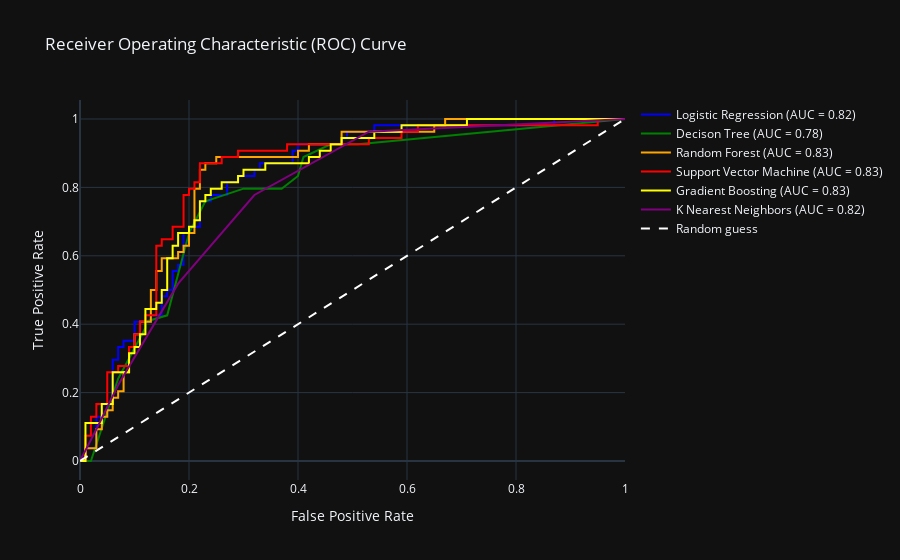

The cell this chart's notebook holds for it:
### Code cell
# Create a trace for the ROC curve
trace = go.Scatter(
    x=x.lr_fpr, 
    y=x.lr_tpr, 
    mode='lines', 
    name=f'Logistic Regression (AUC = {lr_auc:.2f})',
    line=dict(color='blue')
)

trace2 = go.Scatter(
    x=x.tree_fpr, 
    y=x.tree_tpr, 
    mode='lines', 
    name=f'Decison Tree (AUC = {tree_auc:.2f})',
    line=dict(color='green')
)

trace3 = go.Scatter(
    x=x.rf_fpr, 
    y=x.rf_tpr, 
    mode='lines', 
    name=f'Random Forest (AUC = {rf_auc:.2f})',
    line=dict(color='orange')
)

trace4 = go.Scatter(
    x=x.svc_fpr, 
    y=x.svc_tpr, 
    mode='lines', 
    name=f'Support Vector Machine (AUC = {svc_auc:.2f})',
    line=dict(color='red')
)

trace5 = go.Scatter(
    x=x.gbc_fpr, 
    y=x.gbc_tpr, 
    mode='lines', 
    name=f'Gradient Boosting (AUC = {gbc_auc:.2f})',
    line=dict(color='yellow')
)

trace6 = go.Scatter(
    x=x.knn_fpr, 
    y=x.knn_tpr, 
    mode='lines', 
    name=f'K Nearest Neighbors (AUC = {knn_auc:.2f})',
    line=dict(color='purple')
)

# Create a trace for the diagonal line
diagonal_trace = go.Scatter(
    x=[0, 1], 
    y=[0, 1], 
    mode='lines', 
    name='Random guess',
    line=dict(color='white', dash='dash')
)

# Create the figure
fig = go.Figure()

# Add traces to the figure
fig.add_trace(trace)
fig.add_trace(trace2)
fig.add_trace(trace3)
fig.add_trace(trace4)
fig.add_trace(trace5)
fig.add_trace(trace6)
fig.add_trace(diagonal_trace)

# Update the layout
fig.update_layout(
    title='Receiver Operating Characteristic (ROC) Curve',
    xaxis_title='False Positive Rate',
    yaxis_title='True Positive Rate',
    xaxis=dict(constrain='domain'),
    yaxis=dict(constrain='domain'),
    showlegend=True,
    height=300
)

fig.update_layout(template='plotly_dark')

# Show the figure
fig.show()

### Figure 1 — Plotly figure (JSON) as saved in the notebook; plotly's stock layout.template omitted (floating-point values rounded to 4 significant figures)
{"data": [{"line": {"color": "blue"}, "mode": "lines", "name": "Logistic Regression (AUC = 0.82)", "type": "scatter", "x": [0, 0.01, 0.01, 0.03, 0.03, 0.05, 0.05, 0.06, 0.06, 0.07, 0.07, 0.08, 0.08, 0.1, 0.1, 0.13, 0.13, 0.15, 0.15, 0.16, 0.16, 0.17, 0.17, 0.18, 0.18, 0.19, 0.19, 0.2, 0.2, 0.22, 0.22, 0.24, 0.24, 0.27, 0.27, 0.29, 0.29, 0.32, 0.32, 0.33, 0.33, 0.39, 0.39, 0.4, 0.4, 0.48, 0.48, 0.49, 0.49, 0.54, 0.54, 0.87, 0.87, 1, null, null, null, null], "y": [0, 0, 0.03704, 0.03704, 0.1296, 0.1296, 0.1667, 0.1667, 0.2963, 0.2963, 0.3333, 0.3333, 0.3519, 0.3519, 0.4074, 0.4074, 0.4259, 0.4259, 0.4815, 0.4815, 0.5, 0.5, 0.5556, 0.5556, 0.5741, 0.5741, 0.6667, 0.6667, 0.6852, 0.6852, 0.7593, 0.7593, 0.7778, 0.7778, 0.8148, 0.8148, 0.8333, 0.8333, 0.8519, 0.8519, 0.8704, 0.8704, 0.9074, 0.9074, 0.9259, 0.9259, 0.9444, 0.9444, 0.963, 0.963, 0.9815, 0.9815, 1, 1, null, null, null, null]}, {"line": {"color": "green"}, "mode": "lines", "name": "Decison Tree (AUC = 0.78)", "type": "scatter", "x": [0, 0.02, 0.07, 0.12, 0.12, 0.16, 0.2, 0.23, 0.3, 0.37, 0.4, 0.41, 0.46, 0.51, 1, null, null, null, null, null, null, null, null, null, null, null, null, null, null, null, null, null, null, null, null, null, null, null, null, null, null, null, null, null, null, null, null, null, null, null, null, null, null, null, null, null, null, null], "y": [0, 0, 0.2407, 0.3889, 0.4074, 0.4259, 0.6667, 0.7593, 0.7963, 0.7963, 0.8333, 0.8889, 0.9259, 0.9259, 1, null, null, null, null, null, null, null, null, null, null, null, null, null, null, null, null, null, null, null, null, null, null, null, null, null, null, null, null, null, null, null, null, null, null, null, null, null, null, null, null, null, null, null]}, {"line": {"color": "orange"}, "mode": "lines", "name": "Random Forest (AUC = 0.83)", "type": "scatter", "x": [0, 0.01, 0.01, 0.03, 0.03, 0.04, 0.04, 0.05, 0.05, 0.06, 0.06, 0.07, 0.07, 0.08, 0.08, 0.09, 0.09, 0.1, 0.1, 0.11, 0.11, 0.13, 0.13, 0.14, 0.14, 0.15, 0.15, 0.18, 0.18, 0.19, 0.19, 0.2, 0.2, 0.21, 0.21, 0.22, 0.22, 0.23, 0.23, 0.25, 0.25, 0.4, 0.4, 0.42, 0.42, 0.48, 0.48, 0.65, 0.65, 0.67, 0.67, 1, null, null, null, null, null, null], "y": [0, 0, 0.03704, 0.03704, 0.09259, 0.09259, 0.1296, 0.1296, 0.1481, 0.1481, 0.1852, 0.1852, 0.2037, 0.2037, 0.2593, 0.2593, 0.3333, 0.3333, 0.3704, 0.3704, 0.4074, 0.4074, 0.5, 0.5, 0.5556, 0.5556, 0.5926, 0.5926, 0.6111, 0.6111, 0.6296, 0.6296, 0.6667, 0.6667, 0.7963, 0.7963, 0.8519, 0.8519, 0.8704, 0.8704, 0.8889, 0.8889, 0.9074, 0.9074, 0.9259, 0.9259, 0.963, 0.963, 0.9815, 0.9815, 1, 1, null, null, null, null, null, null]}, {"line": {"color": "red"}, "mode": "lines", "name": "Support Vector Machine (AUC = 0.83)", "type": "scatter", "x": [0, 0.01, 0.01, 0.02, 0.02, 0.03, 0.03, 0.05, 0.05, 0.07, 0.07, 0.09, 0.09, 0.1, 0.1, 0.11, 0.11, 0.12, 0.12, 0.14, 0.14, 0.15, 0.15, 0.17, 0.17, 0.19, 0.19, 0.2, 0.2, 0.21, 0.21, 0.22, 0.22, 0.26, 0.26, 0.29, 0.29, 0.38, 0.38, 0.53, 0.53, 0.59, 0.59, 0.62, 0.62, 0.95, 0.95, 1, null, null, null, null, null, null, null, null, null, null], "y": [0, 0, 0.07407, 0.07407, 0.1296, 0.1296, 0.1667, 0.1667, 0.2593, 0.2593, 0.2778, 0.2778, 0.3333, 0.3333, 0.3704, 0.3704, 0.4074, 0.4074, 0.4259, 0.4259, 0.6296, 0.6296, 0.6481, 0.6481, 0.6852, 0.6852, 0.7778, 0.7778, 0.7963, 0.7963, 0.8148, 0.8148, 0.8704, 0.8704, 0.8889, 0.8889, 0.9074, 0.9074, 0.9259, 0.9259, 0.9444, 0.9444, 0.963, 0.963, 0.9815, 0.9815, 1, 1, null, null, null, null, null, null, null, null, null, null]}, {"line": {"color": "yellow"}, "mode": "lines", "name": "Gradient Boosting (AUC = 0.83)", "type": "scatter", "x": [0, 0.01, 0.01, 0.04, 0.04, 0.06, 0.06, 0.09, 0.09, 0.1, 0.1, 0.11, 0.11, 0.12, 0.12, 0.14, 0.14, 0.15, 0.15, 0.16, 0.16, 0.17, 0.17, 0.18, 0.18, 0.2, 0.2, 0.21, 0.21, 0.22, 0.22, 0.23, 0.23, 0.24, 0.24, 0.26, 0.26, 0.29, 0.29, 0.3, 0.3, 0.34, 0.34, 0.42, 0.42, 0.44, 0.44, 0.46, 0.46, 0.48, 0.48, 0.54, 0.54, 0.59, 0.59, 0.71, 0.71, 1], "y": [0, 0, 0.1111, 0.1111, 0.1667, 0.1667, 0.2593, 0.2593, 0.3148, 0.3148, 0.3333, 0.3333, 0.3704, 0.3704, 0.4444, 0.4444, 0.463, 0.463, 0.5, 0.5, 0.5926, 0.5926, 0.6296, 0.6296, 0.6667, 0.6667, 0.6852, 0.6852, 0.7037, 0.7037, 0.7593, 0.7593, 0.7778, 0.7778, 0.7963, 0.7963, 0.8148, 0.8148, 0.8333, 0.8333, 0.8519, 0.8519, 0.8704, 0.8704, 0.8889, 0.8889, 0.9074, 0.9074, 0.9259, 0.9259, 0.9444, 0.9444, 0.963, 0.963, 0.9815, 0.9815, 1, 1]}, {"line": {"color": "purple"}, "mode": "lines", "name": "K Nearest Neighbors (AUC = 0.82)", "type": "scatter", "x": [0, 0.03, 0.07, 0.18, 0.32, 0.53, 1, null, null, null, null, null, null, null, null, null, null, null, null, null, null, null, null, null, null, null, null, null, null, null, null, null, null, null, null, null, null, null, null, null, null, null, null, null, null, null, null, null, null, null, null, null, null, null, null, null, null, null], "y": [0, 0.09259, 0.2222, 0.5185, 0.7778, 0.963, 1, null, null, null, null, null, null, null, null, null, null, null, null, null, null, null, null, null, null, null, null, null, null, null, null, null, null, null, null, null, null, null, null, null, null, null, null, null, null, null, null, null, null, null, null, null, null, null, null, null, null, null]}, {"line": {"color": "white", "dash": "dash"}, "mode": "lines", "name": "Random guess", "type": "scatter", "x": [0, 1], "y": [0, 1]}], "layout": {"autosize": true, "showlegend": true, "title": {"text": "Receiver Operating Characteristic (ROC) Curve"}, "xaxis": {"autorange": true, "constrain": "domain", "range": [0, 1], "title": {"text": "False Positive Rate"}, "type": "linear"}, "yaxis": {"autorange": true, "constrain": "domain", "range": [-0.05556, 1.056], "title": {"text": "True Positive Rate"}, "type": "linear"}}}
